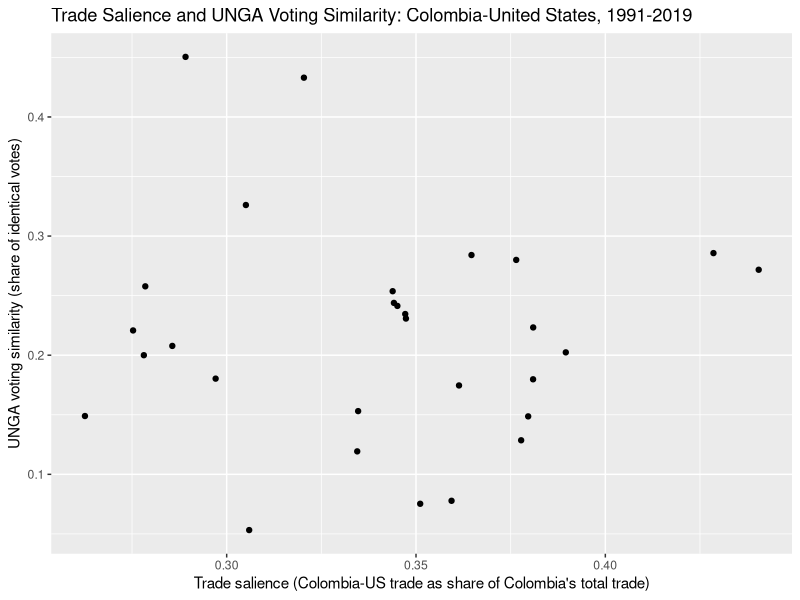
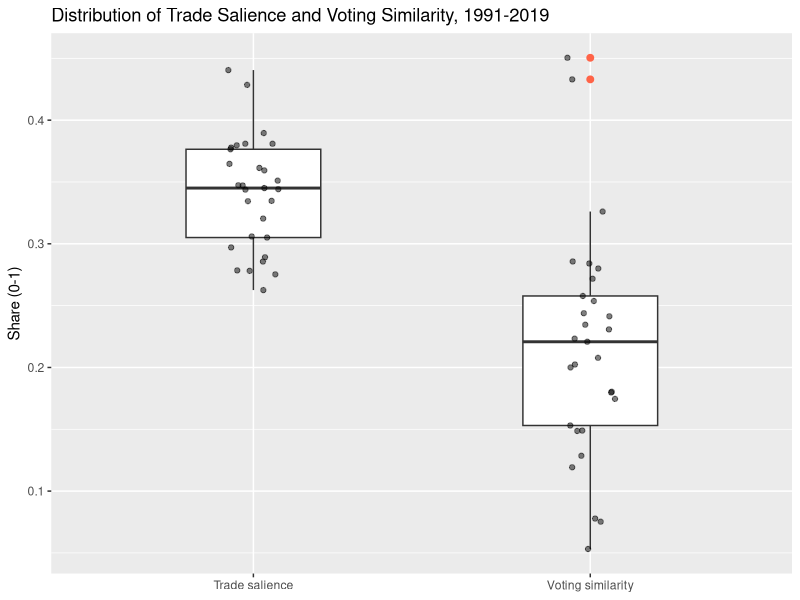
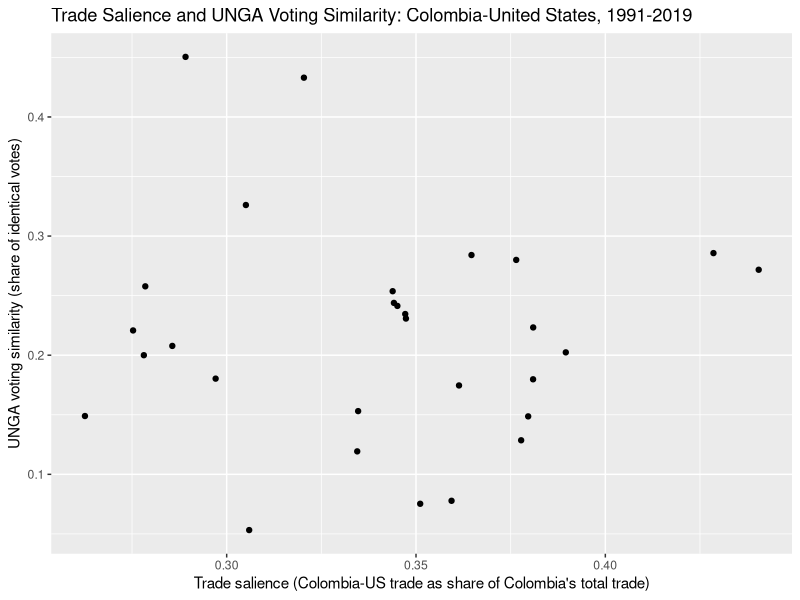
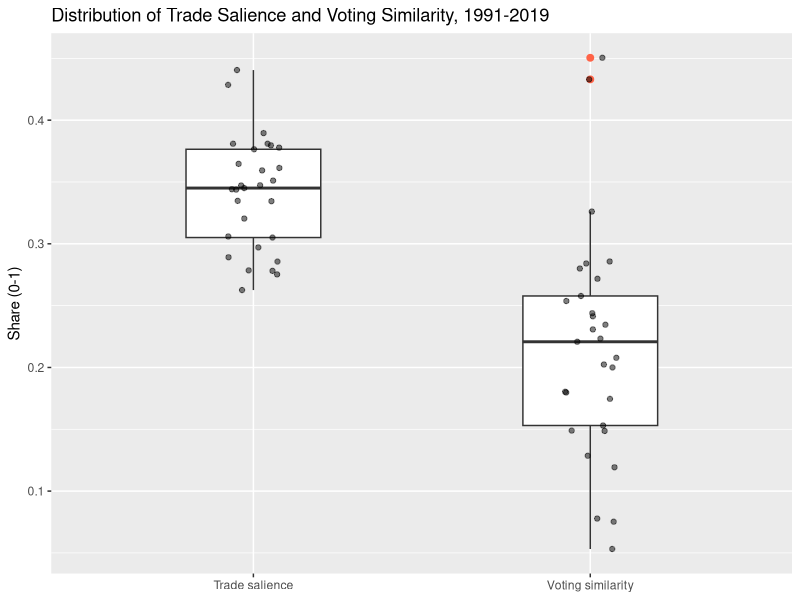

R code for these plots, in order:
######################################################################
# Name: Santiago
# Course: 15111 - Applied Quantitative Research in International Relations
# Date of submission: 23.03.2026
######################################################################

## RQ: Does trade salience predict UNGA voting alignment between Colombia and the United States? ##
#--------------------------------------------------------------------------------------------- #

# Packages:
library(tidyverse)
# For data wrangling and visualization

###########################
# Content of this R-script:
###########################

# (1) Load data
# (2) Merge X and Y by year (analysis period: 1991-2019)
# (3) Check the merged dataset
# (4) Pearson correlation (bivariate analysis)
# (5) Scatter plot: trade salience and voting similarity
# (6) Box plot: distribution of both variables side by side
# (7) Save merged dataset

##########################################################################################
##########################################################################################
#                    (1) Load data
# -------------------------------------------------------------------------------------- #

alignment <- read_csv("data_clean/colombia_us_vote_similarity.csv")
trade     <- read_csv("data_clean/colombia_us_trade_salience.csv")

##########################################################################################
#                    (2) Merge X and Y by year (analysis period: 1991-2019)
# -------------------------------------------------------------------------------------- #

# inner_join retains only years present in both datasets
# The year filter further restricts to the overlapping analysis period
merged <- alignment |>
  inner_join(trade, by = "year") |>
  filter(year >= 1991, year <= 2019)

##########################################################################################
#                    (3) Check the merged dataset
# -------------------------------------------------------------------------------------- #

# How many observations - sample size:
glimpse(merged)

# Central tendency, dispersion, and missing values for all variables:
summary(merged)

##########################################################################################
#          (4) Pearson correlation (bivariate analysis)
# -------------------------------------------------------------------------------------- #

# Pearson r measures the strength and direction of the linear relationship
# between trade salience (X) and voting similarity (Y).
# Values range from -1 (perfect negative) to +1 (perfect positive).
cor_result <- cor(merged$trade_salience, merged$vote_similarity, use = "complete.obs")
cor_result
# --> Interpretation: goes into the essay-like document

##########################################################################################
#          (5) Scatter plot: trade salience and voting similarity
# -------------------------------------------------------------------------------------- #

# Each point represents one dyad-year observation.
# --> The interpretation of the figure goes into the essay-like document

p_scatter <- ggplot(merged, aes(x = trade_salience, y = vote_similarity)) +
  geom_point() +
  labs(
    title = "Trade Salience and UNGA Voting Similarity: Colombia-United States, 1991-2019",
    x     = "Trade salience (Colombia-US trade as share of Colombia's total trade)",
    y     = "UNGA voting similarity (share of identical votes)"
  )

p_scatter

png("outputs/scatter_trade_alignment.png", width = 7, height = 5,
    units = "in", res = 300)
print(p_scatter)
dev.off()

##########################################################################################
#          (6) Box plot: distribution of both variables side by side
# -------------------------------------------------------------------------------------- #

# Reshape to long format to allow a faceted comparison of the two variables
# --> The interpretation of the figure goes into the essay-like document

merged_long <- merged |>
  select(year, trade_salience, vote_similarity) |>
  pivot_longer(
    cols      = c(trade_salience, vote_similarity),
    names_to  = "variable",
    values_to = "value"
  ) |>
  mutate(variable = recode(variable,
                           "trade_salience"  = "Trade salience",
                           "vote_similarity" = "Voting similarity"
  ))

p_boxplot <- ggplot(merged_long, aes(x = variable, y = value)) +
  geom_boxplot(width = 0.4, outlier.color = "tomato", outlier.size = 2) +
  geom_jitter(width = 0.08, alpha = 0.5, size = 1.5) +
  labs(
    title = "Distribution of Trade Salience and Voting Similarity, 1991-2019",
    x     = NULL,
    y     = "Share (0-1)"
  )

p_boxplot

png("outputs/boxplot_trade_alignment.png", width = 5, height = 5,
    units = "in", res = 300)
print(p_boxplot)
dev.off()

##########################################################################################
#                    (7) Save merged dataset
# -------------------------------------------------------------------------------------- #

write_csv(merged, "data_clean/colombia_us_merged.csv")

##########################################################################################
# END
##########################################################################################
